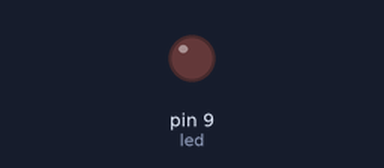
Recording of a sketch running on a simulated Arduino Uno, built with avr-gcc and run on an emulated ATmega328P. Shown: output pins drawn as LEDs (lit = HIGH).

Above: at 1.5 s.
At 4.1 s:
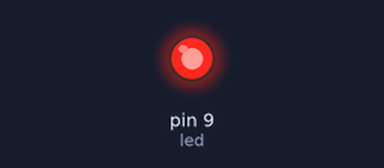
Timing chart, 0 to 10.7 s (numbered marks = the images above):
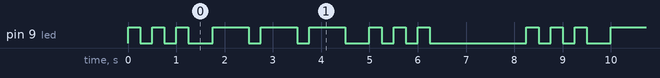

Measured:
- by itself, pin 9 (led): repeats every 8.3 s: 2 × (LOW 0.25 s, HIGH 0.25 s), LOW 0.50 s, 2 × (HIGH 0.75 s, LOW 0.25 s), HIGH 0.75 s, LOW 0.50 s, 2 × (HIGH 0.25 s, LOW 0.25 s), HIGH 0.25 s, LOW 2.0 s, HIGH 0.25 s
- by itself, everything shown: repeats every 8.3 s, in 18 steps

The sketch:

sketch.ino
```cpp
int led = 9;

void setup(){
  pinMode(led, OUTPUT);
}

void loop(){
  // S = "..."
  digitalWrite(led,HIGH); delay(250); digitalWrite(led,LOW); delay(250);
  digitalWrite(led,HIGH); delay(250); digitalWrite(led,LOW); delay(250);
  digitalWrite(led,HIGH); delay(250); digitalWrite(led,LOW); delay(500);

  // O = "---"
  digitalWrite(led,HIGH); delay(750); digitalWrite(led,LOW); delay(250);
  digitalWrite(led,HIGH); delay(750); digitalWrite(led,LOW); delay(250);
  digitalWrite(led,HIGH); delay(750); digitalWrite(led,LOW); delay(500);

  // S = "..."
  digitalWrite(led,HIGH); delay(250); digitalWrite(led,LOW); delay(250);
  digitalWrite(led,HIGH); delay(250); digitalWrite(led,LOW); delay(250);
  digitalWrite(led,HIGH); delay(250); digitalWrite(led,LOW); delay(2000); // pausa antes de repetir
}
```
